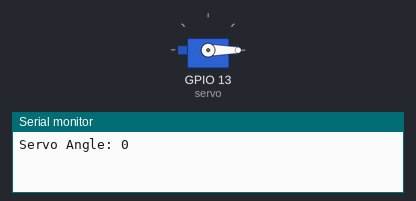
Recording of a sketch running on a simulated ESP32. Shown: servo, the last lines printed to the serial monitor.

Above: at 0.05 s.
At 2.25 s:
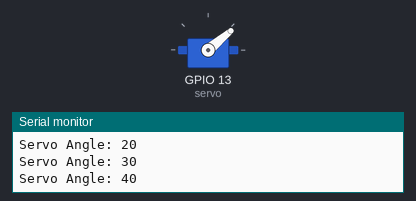
At 4.5 s:
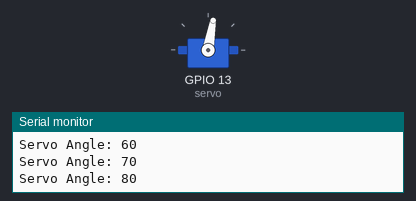
At 9.0 s:
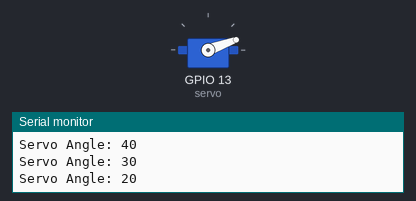
Timing chart, 0 to 13.0 s (numbered marks = the images above):
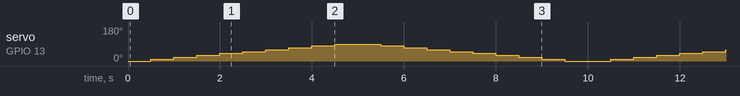

Measured:
- by itself, servo on GPIO 13 (servo): repeats every 10.0 s: 20° 0.50 s, 30° 0.50 s, 40° 0.50 s, 50° 0.50 s, 60° 0.50 s, 70° 0.50 s, 80° 0.50 s, 90° 1.0 s, 80° 0.50 s, 70° 0.50 s, 60° 0.50 s, 50° 0.50 s, 40° 0.50 s, 30° 0.50 s, 20° 0.50 s, 10° 0.50 s, 0° 1.0 s, 10° 0.50 s

The sketch:

servosweep.ino
```cpp
#include <ESP32Servo.h>

// Create a servo object
Servo servo;

void setup() {
  Serial.begin(9600);

  // Attach the servo to GPIO pin 13
  servo.attach(13);

  // Set the servo range to 0-180 degrees
//  servo.writeRange(0, 180);
}

void loop() {
  // Move the servo from 0 to 180 degrees with a step of 5
  for (int angle = 0; angle <= 90; angle += 10) {
    // Set the servo angle
    servo.write(angle);

    // Print the servo angle
    Serial.print("Servo Angle: ");
    Serial.println(angle);

    delay(500);
  }

  // Move the servo from 180 to 0 degrees with a step of -5
  for (int angle = 90; angle >= 0; angle -= 10) {
    // Set the servo angle
    servo.write(angle);

    // Print the servo angle
    Serial.print("Servo Angle: ");
    Serial.println(angle);

    delay(500);
  }
}
```
